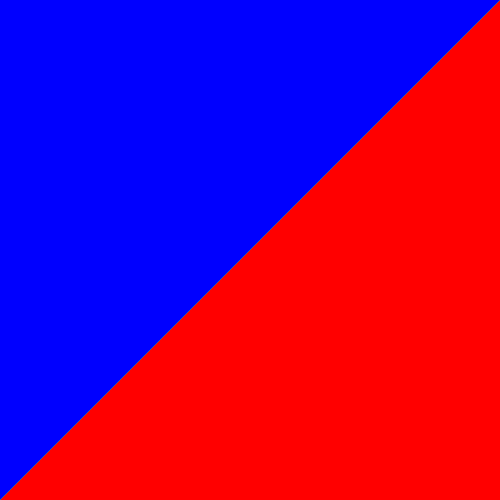
Frame 1 (no input)
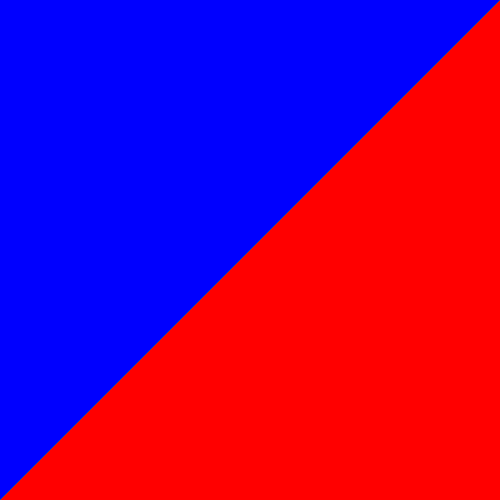
Frame 60 (the mouse pressed at the canvas centre just before this capture)
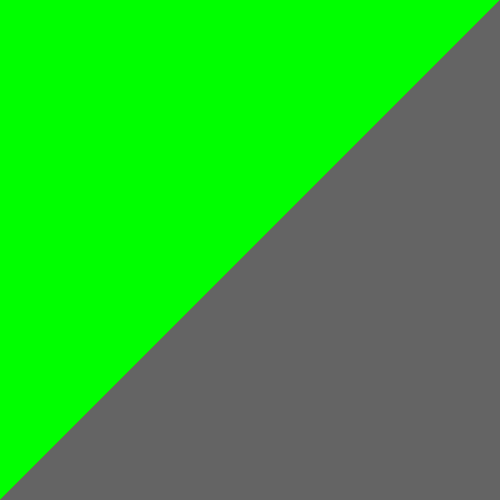
Frame 120 (the mouse held since frame 60 and released just before this capture)

The Processing sketch that drew these frames (run headless with seeded random() and noise(); from frame 60 on, the mouse is pressed at the canvas centre):

// Processing sketch: triangle
// ── triangle.pde
void setup() {
  size(500, 500);
}

void draw() {
  noStroke();

  fill(255, 0, 0);
  triangle(500, 500, 500, 0, 0, 500);

  fill(0, 255, 0);
  triangle(0, 0, 500, 0, 0, 500);

  if (mouseX < 500-mouseY) {
    fill(0, 0, 255);
   triangle(0, 0, 500, 0, 0, 500);
  }else{
    fill(100,100,100);
    triangle(500, 500, 500, 0, 0, 500);
  }
}
